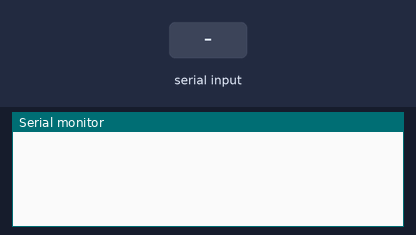
This sketch was run on a simulated Arduino Uno, built with avr-gcc and run on an emulated ATmega328P. On the bench: the last lines printed to the serial monitor. Inputs (shaded band) come from the test bench.

Above: at 1.2 s.
1.3 s: "90,45\n" received over Serial
At 2.5 s:
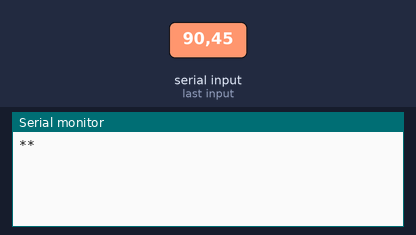
2.8 s: "30,150\n" received over Serial
At 3.2 s:
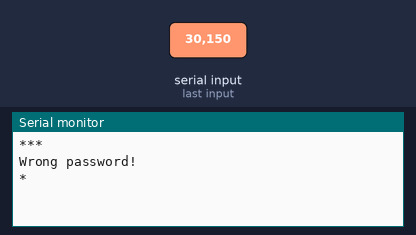

Measured:
- after the input at 1.3 s, the serial monitor: prints a new line at once (image 1)
- after the input at 2.8 s, the serial monitor: prints a new line at once (image 2)

The sketch:

1301.ino
```cpp
int data[3];
int index = 0;
int Pass[3] = {1, 2, 3};

void setup() {
  Serial.begin(9600);
}

void loop() {
  if(Serial.available() > 3){
    data[index] = Serial.parseInt();
    index++;
    Serial.print("*");
  }
  if(index == 3){
    Serial.println();
    for(int i = 0;i < 3; i++){
      if(Pass[i] != data[i]){
        Serial.println("Wrong password!");
        break;
      }
    }
    index = 0;
  }
}
```
